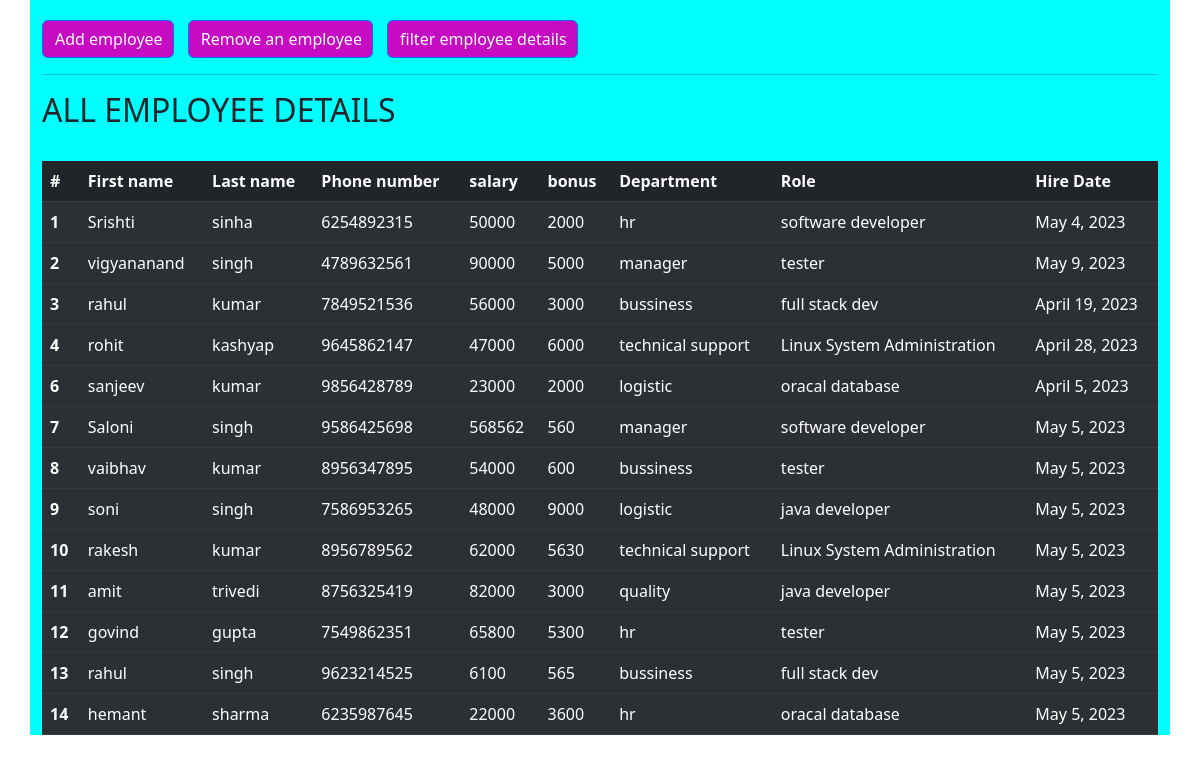
The app's page /all_emp with its own data.
### emp_app/models.py (models this page shows, shortened)
class Employee(models.Model):
       first_name = models.CharField(max_length=100,null=False)
       last_name = models.CharField(max_length=100)
       dept=models.ForeignKey(Department, on_delete=models.CASCADE)
       salary=models.IntegerField(default=0)
       bonus=models.IntegerField(default=0)
       role=models.ForeignKey(Role, on_delete=models.CASCADE)
       phone=models.IntegerField(default=0)
       hire_date=models.DateField()

class Department(models.Model):
       name = models.CharField(max_length=100,null=False)
       location = models.CharField(max_length=100)

class Role(models.Model):
       name = models.CharField(max_length=100,null=False)

### emp_app/views.py (the view)
# urls.py: path('all_emp', views.all_emp, name='all_emp'),
def all_emp(request):
    emps=Employee.objects.all()
    context={
        'emps':emps
    }
    return render(request, 'all_emp.html',context)

### emp_app/templates/all_emp.html (shortened to what this page needs)
<!doctype html>
<html lang="en">
<head>
  <link rel="stylesheet" href="https://cdn.jsdelivr.net/npm/bootstrap@5.3.0-alpha3/dist/css/bootstrap.rtl.min.css">
</head>
<body>
    <div class="container">
        <a class="btn btn-primary" href="/add_emp" role="button">Add employee</a>
        <a class="btn btn-primary" href="/remove_emp" role="button">Remove an employee</a>
        <a class="btn btn-primary" href="/filter_emp" role="button">filter employee details</a><br>
        <hr>
        <h2>ALL EMPLOYEE DETAILS</h2>
        <table class="table table-dark table-striped"><br>
            <thead>
              <tr>
                <th scope="col">#</th>
                <th scope="col">First name</th>
                <th scope="col">Last name</th>
                <th scope="col">Phone number</th>
                <th scope="col">salary</th>
                <th scope="col">bonus</th>
                <th scope="col">Department</th>
                <th scope="col">Role</th>
                <th scope="col">Hire Date</th>
              </tr>
            </thead>
                   {% for emp in emps %}
            <tbody>
              <tr>
                <th scope="row">{{emp.id}}</th>
                <td>{{emp.first_name}}</td>
                <td>{{emp.last_name}}</td>
                <td>{{emp.phone}}</td>
                <td>{{emp.salary}}</td>
                <td>{{emp.bonus}}</td>
                <td>{{emp.dept.name}}</td>
                <td>{{emp.role.name}}</td>
                <td>{{emp.hire_date}}</td>
              </tr>
            </tbody>
            {% endfor %}
          </table>
   </div>
  </body>
</html>
</body>
</html>

### emp_app/templates/all_emp.html (style rules this page uses)
* { margin: 0; padding: 0; }
.container { background-color: aqua; }
.container a { margin-right: 10px; padding-right: 10px; background-color: rgb(198, 11, 195); margin-top: 20px; }

### records on screen
Employee: id "1", first_name "Srishti", last_name "sinha", phone "6254892315", salary "50000", bonus "2000", dept.name "hr", role.name "software developer", hire_date "May 4, 2023"
Employee: id "2", first_name "vigyananand", last_name "singh", phone "4789632561", salary "90000", bonus "5000", dept.name "manager", role.name "tester", hire_date "May 9, 2023"
Employee: id "3", first_name "rahul", last_name "kumar", phone "7849521536", salary "56000", bonus "3000", dept.name "bussiness", role.name "full stack dev", hire_date "April 19, 2023"
Employee: id "4", first_name "rohit", last_name "kashyap", phone "9645862147", salary "47000", bonus "6000", dept.name "technical support", role.name "Linux System Administration", hire_date "April 28, 2023"
Employee: id "6", first_name "sanjeev", last_name "kumar", phone "9856428789", salary "23000", bonus "2000", dept.name "logistic", role.name "oracal database", hire_date "April 5, 2023"
Employee: id "7", first_name "Saloni", last_name "singh", phone "9586425698", salary "568562", bonus "560", dept.name "manager", role.name "software developer", hire_date "May 5, 2023"
Employee: id "8", first_name "vaibhav", last_name "kumar", phone "8956347895", salary "54000", bonus "600", dept.name "bussiness", role.name "tester", hire_date "May 5, 2023"
Employee: id "9", first_name "soni", last_name "singh", phone "7586953265", salary "48000", bonus "9000", dept.name "logistic", role.name "java developer", hire_date "May 5, 2023"
Employee: id "10", first_name "rakesh", last_name "kumar", phone "8956789562", salary "62000", bonus "5630", dept.name "technical support", role.name "Linux System Administration", hire_date "May 5, 2023"
Employee: id "11", first_name "amit", last_name "trivedi", phone "8756325419", salary "82000", bonus "3000", dept.name "quality", role.name "java developer", hire_date "May 5, 2023"
Employee: id "12", first_name "govind", last_name "gupta", phone "7549862351", salary "65800", bonus "5300", dept.name "hr", role.name "tester", hire_date "May 5, 2023"
Employee: id "13", first_name "rahul", last_name "singh", phone "9623214525", salary "6100", bonus "565", dept.name "bussiness", role.name "full stack dev", hire_date "May 5, 2023"
Employee: id "14", first_name "hemant", last_name "sharma", phone "6235987645", salary "22000", bonus "3600", dept.name "hr", role.name "oracal database", hire_date "May 5, 2023"
